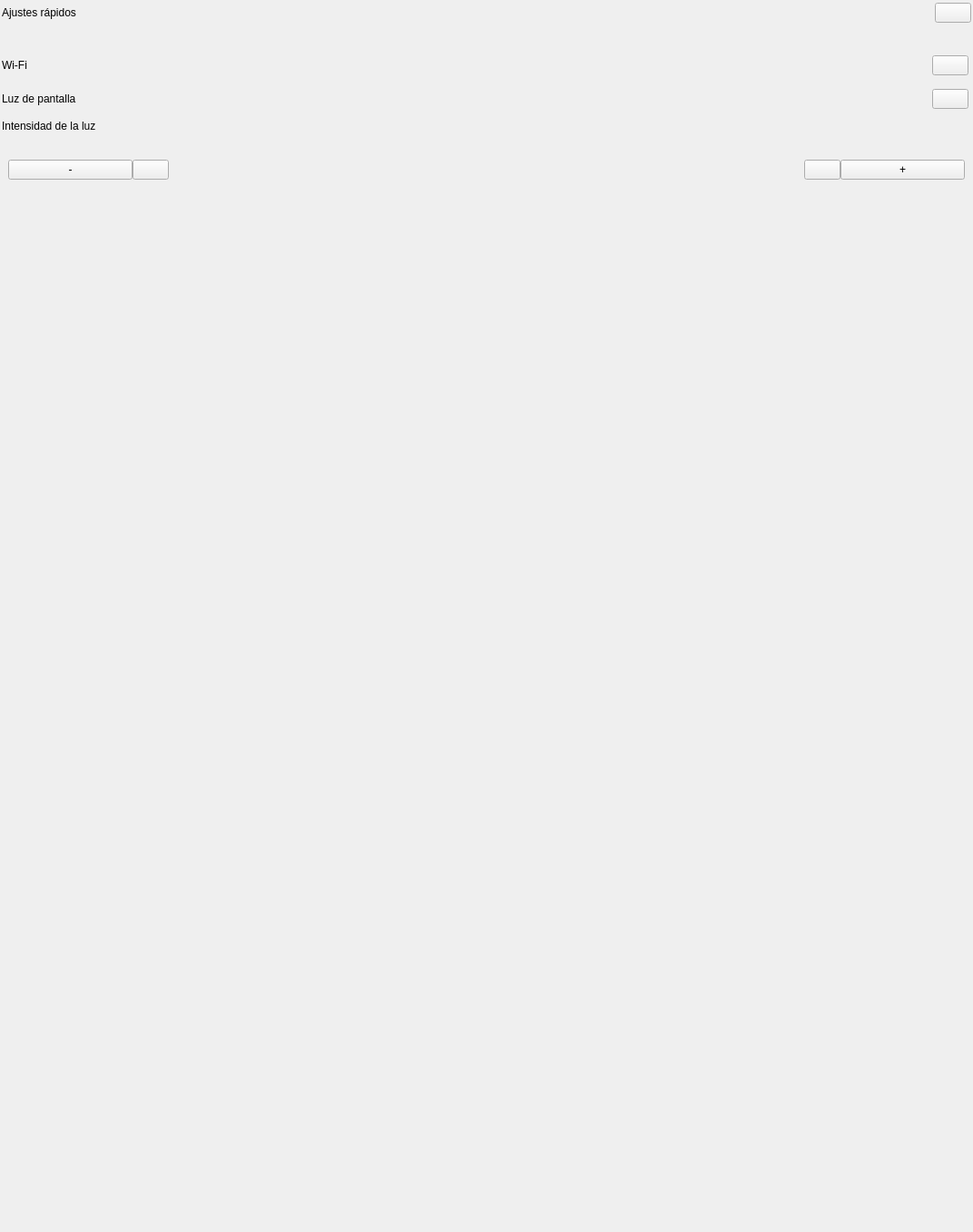
<?xml version="1.0" encoding="UTF-8"?>
<ui version="4.0">
 <class>SettingsQuickSettingsPopup</class>
 <widget class="QWidget" name="SettingsQuickSettingsPopup">
  <property name="geometry">
   <rect>
    <x>0</x>
    <y>0</y>
    <width>1072</width>
    <height>1358</height>
   </rect>
  </property>
  <property name="sizePolicy">
   <sizepolicy hsizetype="Preferred" vsizetype="Preferred">
    <horstretch>0</horstretch>
    <verstretch>0</verstretch>
   </sizepolicy>
  </property>
  <property name="minimumSize">
   <size>
    <width>0</width>
    <height>0</height>
   </size>
  </property>
  <property name="maximumSize">
   <size>
    <width>1072</width>
    <height>1358</height>
   </size>
  </property>
  <property name="focusPolicy">
   <enum>Qt::StrongFocus</enum>
  </property>
  <property name="windowTitle">
   <string>Form</string>
  </property>
  <property name="styleSheet">
   <string notr="true" />
  </property>
  <layout class="QHBoxLayout" name="horizontalLayout_2">
   <property name="margin">
    <number>0</number>
   </property>
   <item>
    <widget class="QWidget" name="QuickSettingsCont" native="true">
     <property name="sizePolicy">
      <sizepolicy hsizetype="Preferred" vsizetype="Preferred">
       <horstretch>0</horstretch>
       <verstretch>0</verstretch>
      </sizepolicy>
     </property>
     <property name="styleSheet">
      <string notr="true" />
     </property>
     <layout class="QVBoxLayout" name="verticalLayout">
      <property name="spacing">
       <number>0</number>
      </property>
      <property name="leftMargin">
       <number>2</number>
      </property>
      <property name="topMargin">
       <number>0</number>
      </property>
      <property name="rightMargin">
       <number>2</number>
      </property>
      <property name="bottomMargin">
       <number>0</number>
      </property>
      <item>
       <widget class="QWidget" name="headerPopupCont" native="true">
        <layout class="QHBoxLayout" name="headerPopup">
         <property name="spacing">
          <number>0</number>
         </property>
         <property name="margin">
          <number>0</number>
         </property>
         <item>
          <widget class="QLabel" name="titlePopupLbl">
           <property name="text">
            <string>Ajustes r&#225;pidos</string>
           </property>
          </widget>
         </item>
         <item>
          <spacer name="horizontalSpacer">
           <property name="orientation">
            <enum>Qt::Horizontal</enum>
           </property>
           <property name="sizeHint" stdset="0">
            <size>
             <width>57</width>
             <height>28</height>
            </size>
           </property>
          </spacer>
         </item>
         <item>
          <widget class="SilentQPushButton" name="closePopupBtn">
           <property name="focusPolicy">
            <enum>Qt::NoFocus</enum>
           </property>
           <property name="text">
            <string />
           </property>
          </widget>
         </item>
        </layout>
       </widget>
      </item>
      <item>
       <layout class="QHBoxLayout" name="horizontalLayout">
        <item>
         <widget class="QWidget" name="contentPopup" native="true">
          <property name="styleSheet">
           <string notr="true" />
          </property>
          <layout class="QVBoxLayout" name="verticalLayout_2">
           <property name="spacing">
            <number>0</number>
           </property>
           <property name="leftMargin">
            <number>0</number>
           </property>
           <property name="topMargin">
            <number>20</number>
           </property>
           <property name="rightMargin">
            <number>0</number>
           </property>
           <property name="bottomMargin">
            <number>0</number>
           </property>
           <item>
            <widget class="QWidget" name="wifiCont" native="true">
             <property name="styleSheet">
              <string notr="true" />
             </property>
             <layout class="QHBoxLayout" name="wifiCont1">
              <property name="spacing">
               <number>0</number>
              </property>
              <property name="leftMargin">
               <number>0</number>
              </property>
              <property name="topMargin">
               <number>10</number>
              </property>
              <property name="rightMargin">
               <number>0</number>
              </property>
              <property name="bottomMargin">
               <number>0</number>
              </property>
              <item>
               <widget class="QLabel" name="wifiLbl">
                <property name="text">
                 <string>Wi-Fi</string>
                </property>
               </widget>
              </item>
              <item>
               <spacer name="horizontalSpacer_2">
                <property name="orientation">
                 <enum>Qt::Horizontal</enum>
                </property>
                <property name="sizeHint" stdset="0">
                 <size>
                  <width>57</width>
                  <height>28</height>
                 </size>
                </property>
               </spacer>
              </item>
              <item>
               <widget class="SwipeableQPushButton" name="wifiStatusBtn">
                <property name="focusPolicy">
                 <enum>Qt::NoFocus</enum>
                </property>
                <property name="text">
                 <string />
                </property>
               </widget>
              </item>
              <item>
               <spacer name="horizontalSpacer_6">
                <property name="orientation">
                 <enum>Qt::Horizontal</enum>
                </property>
                <property name="sizeType">
                 <enum>QSizePolicy::Fixed</enum>
                </property>
                <property name="sizeHint" stdset="0">
                 <size>
                  <width>3</width>
                  <height>28</height>
                 </size>
                </property>
               </spacer>
              </item>
             </layout>
            </widget>
           </item>
           <item>
            <widget class="QWidget" name="screenLightCont" native="true">
             <layout class="QHBoxLayout" name="screenLightCont2">
              <property name="leftMargin">
               <number>0</number>
              </property>
              <property name="rightMargin">
               <number>0</number>
              </property>
              <item>
               <widget class="QLabel" name="screenLightLbl">
                <property name="text">
                 <string>Luz de pantalla</string>
                </property>
               </widget>
              </item>
              <item>
               <spacer name="horizontalSpacer_3">
                <property name="orientation">
                 <enum>Qt::Horizontal</enum>
                </property>
                <property name="sizeHint" stdset="0">
                 <size>
                  <width>57</width>
                  <height>28</height>
                 </size>
                </property>
               </spacer>
              </item>
              <item>
               <widget class="SwipeableQPushButton" name="screenLightStatusBtn">
                <property name="focusPolicy">
                 <enum>Qt::NoFocus</enum>
                </property>
                <property name="text">
                 <string />
                </property>
               </widget>
              </item>
              <item>
               <spacer name="horizontalSpacer_7">
                <property name="orientation">
                 <enum>Qt::Horizontal</enum>
                </property>
                <property name="sizeType">
                 <enum>QSizePolicy::Fixed</enum>
                </property>
                <property name="sizeHint" stdset="0">
                 <size>
                  <width>3</width>
                  <height>28</height>
                 </size>
                </property>
               </spacer>
              </item>
             </layout>
            </widget>
           </item>
           <item>
            <widget class="QLabel" name="brightnessLbl">
             <property name="text">
              <string>Intensidad de la luz</string>
             </property>
            </widget>
           </item>
           <item>
            <widget class="QWidget" name="brightnessCont" native="true">
             <layout class="QHBoxLayout" name="brightnessCont3">
              <property name="spacing">
               <number>0</number>
              </property>
              <property name="leftMargin">
               <number>0</number>
              </property>
              <property name="rightMargin">
               <number>0</number>
              </property>
              <property name="bottomMargin">
               <number>5</number>
              </property>
              <item>
               <spacer name="horizontalSpacer_4">
                <property name="orientation">
                 <enum>Qt::Horizontal</enum>
                </property>
                <property name="sizeType">
                 <enum>QSizePolicy::Fixed</enum>
                </property>
                <property name="sizeHint" stdset="0">
                 <size>
                  <width>7</width>
                  <height>28</height>
                 </size>
                </property>
               </spacer>
              </item>
              <item>
               <widget class="LongPressedQPushButton" name="brightnessRestBtn">
                <property name="focusPolicy">
                 <enum>Qt::NoFocus</enum>
                </property>
                <property name="text">
                 <string>-</string>
                </property>
               </widget>
              </item>
              <item>
               <widget class="LongPressedQPushButton" name="brightnessMinBtn">
                <property name="sizePolicy">
                 <sizepolicy hsizetype="Fixed" vsizetype="Fixed">
                  <horstretch>0</horstretch>
                  <verstretch>0</verstretch>
                 </sizepolicy>
                </property>
                <property name="focusPolicy">
                 <enum>Qt::NoFocus</enum>
                </property>
                <property name="text">
                 <string />
                </property>
               </widget>
              </item>
              <item>
               <widget class="BrightnessSlider" name="intensityLightCont" native="true">
                <property name="sizePolicy">
                 <sizepolicy hsizetype="Fixed" vsizetype="Fixed">
                  <horstretch>0</horstretch>
                  <verstretch>0</verstretch>
                 </sizepolicy>
                </property>
                <layout class="QHBoxLayout" name="horizontalLayout_3">
                 <property name="spacing">
                  <number>0</number>
                 </property>
                 <property name="margin">
                  <number>0</number>
                 </property>
                 <item>
                  <widget class="BrightnessSliderItem" name="intensityLight00" native="true">
                   <property name="sizePolicy">
                    <sizepolicy hsizetype="Fixed" vsizetype="Fixed">
                     <horstretch>0</horstretch>
                     <verstretch>0</verstretch>
                    </sizepolicy>
                   </property>
                   <layout class="QHBoxLayout" name="horizontalLayout_4">
                    <property name="spacing">
                     <number>0</number>
                    </property>
                    <property name="margin">
                     <number>0</number>
                    </property>
                    <item>
                     <spacer name="lightSpacer00">
                      <property name="orientation">
                       <enum>Qt::Horizontal</enum>
                      </property>
                      <property name="sizeHint" stdset="0">
                       <size>
                        <width>28</width>
                        <height>64</height>
                       </size>
                      </property>
                     </spacer>
                    </item>
                   </layout>
                  </widget>
                 </item>
                 <item>
                  <widget class="BrightnessSliderItem" name="intensityLight01" native="true">
                   <property name="sizePolicy">
                    <sizepolicy hsizetype="Fixed" vsizetype="Fixed">
                     <horstretch>0</horstretch>
                     <verstretch>0</verstretch>
                    </sizepolicy>
                   </property>
                   <layout class="QHBoxLayout" name="horizontalLayout_5">
                    <property name="spacing">
                     <number>0</number>
                    </property>
                    <property name="margin">
                     <number>0</number>
                    </property>
                    <item>
                     <spacer name="lightSpacer01">
                      <property name="orientation">
                       <enum>Qt::Horizontal</enum>
                      </property>
                      <property name="sizeHint" stdset="0">
                       <size>
                        <width>28</width>
                        <height>64</height>
                       </size>
                      </property>
                     </spacer>
                    </item>
                   </layout>
                  </widget>
                 </item>
                 <item>
                  <widget class="BrightnessSliderItem" name="intensityLight02" native="true">
                   <property name="sizePolicy">
                    <sizepolicy hsizetype="Fixed" vsizetype="Fixed">
                     <horstretch>0</horstretch>
                     <verstretch>0</verstretch>
                    </sizepolicy>
                   </property>
                   <layout class="QHBoxLayout" name="horizontalLayout_6">
                    <property name="spacing">
                     <number>0</number>
                    </property>
                    <property name="margin">
                     <number>0</number>
                    </property>
                    <item>
                     <spacer name="lightSpacer02">
                      <property name="orientation">
                       <enum>Qt::Horizontal</enum>
                      </property>
                      <property name="sizeHint" stdset="0">
                       <size>
                        <width>28</width>
                        <height>64</height>
                       </size>
                      </property>
                     </spacer>
                    </item>
                   </layout>
                  </widget>
                 </item>
                 <item>
                  <widget class="BrightnessSliderItem" name="intensityLight03" native="true">
                   <property name="sizePolicy">
                    <sizepolicy hsizetype="Fixed" vsizetype="Fixed">
                     <horstretch>0</horstretch>
                     <verstretch>0</verstretch>
                    </sizepolicy>
                   </property>
                   <layout class="QHBoxLayout" name="horizontalLayout_8">
                    <property name="spacing">
                     <number>0</number>
                    </property>
                    <property name="margin">
                     <number>0</number>
                    </property>
                    <item>
                     <spacer name="lightSpacer03">
                      <property name="orientation">
                       <enum>Qt::Horizontal</enum>
                      </property>
                      <property name="sizeHint" stdset="0">
                       <size>
                        <width>28</width>
                        <height>64</height>
                       </size>
                      </property>
                     </spacer>
                    </item>
                   </layout>
                  </widget>
                 </item>
                 <item>
                  <widget class="BrightnessSliderItem" name="intensityLight04" native="true">
                   <property name="sizePolicy">
                    <sizepolicy hsizetype="Fixed" vsizetype="Fixed">
                     <horstretch>0</horstretch>
                     <verstretch>0</verstretch>
                    </sizepolicy>
                   </property>
                   <layout class="QHBoxLayout" name="horizontalLayout_9">
                    <property name="spacing">
                     <number>0</number>
                    </property>
                    <property name="margin">
                     <number>0</number>
                    </property>
                    <item>
                     <spacer name="lightSpacer04">
                      <property name="orientation">
                       <enum>Qt::Horizontal</enum>
                      </property>
                      <property name="sizeHint" stdset="0">
                       <size>
                        <width>28</width>
                        <height>64</height>
                       </size>
                      </property>
                     </spacer>
                    </item>
                   </layout>
                  </widget>
                 </item>
                 <item>
                  <widget class="BrightnessSliderItem" name="intensityLight05" native="true">
                   <property name="sizePolicy">
                    <sizepolicy hsizetype="Fixed" vsizetype="Fixed">
                     <horstretch>0</horstretch>
                     <verstretch>0</verstretch>
                    </sizepolicy>
                   </property>
                   <layout class="QHBoxLayout" name="horizontalLayout_7">
                    <property name="spacing">
                     <number>0</number>
                    </property>
                    <property name="margin">
                     <number>0</number>
                    </property>
                    <item>
                     <spacer name="lightSpacer05">
                      <property name="orientation">
                       <enum>Qt::Horizontal</enum>
                      </property>
                      <property name="sizeHint" stdset="0">
                       <size>
                        <width>28</width>
                        <height>64</height>
                       </size>
                      </property>
                     </spacer>
                    </item>
                   </layout>
                  </widget>
                 </item>
                 <item>
                  <widget class="BrightnessSliderItem" name="intensityLight06" native="true">
                   <property name="sizePolicy">
                    <sizepolicy hsizetype="Fixed" vsizetype="Fixed">
                     <horstretch>0</horstretch>
                     <verstretch>0</verstretch>
                    </sizepolicy>
                   </property>
                   <layout class="QHBoxLayout" name="horizontalLayout_10">
                    <property name="spacing">
                     <number>0</number>
                    </property>
                    <property name="margin">
                     <number>0</number>
                    </property>
                    <item>
                     <spacer name="lightSpacer06">
                      <property name="orientation">
                       <enum>Qt::Horizontal</enum>
                      </property>
                      <property name="sizeHint" stdset="0">
                       <size>
                        <width>28</width>
                        <height>64</height>
                       </size>
                      </property>
                     </spacer>
                    </item>
                   </layout>
                  </widget>
                 </item>
                 <item>
                  <widget class="BrightnessSliderItem" name="intensityLight07" native="true">
                   <property name="sizePolicy">
                    <sizepolicy hsizetype="Fixed" vsizetype="Fixed">
                     <horstretch>0</horstretch>
                     <verstretch>0</verstretch>
                    </sizepolicy>
                   </property>
                   <layout class="QHBoxLayout" name="horizontalLayout_11">
                    <property name="spacing">
                     <number>0</number>
                    </property>
                    <property name="margin">
                     <number>0</number>
                    </property>
                    <item>
                     <spacer name="lightSpacer07">
                      <property name="orientation">
                       <enum>Qt::Horizontal</enum>
                      </property>
                      <property name="sizeHint" stdset="0">
                       <size>
                        <width>28</width>
                        <height>64</height>
                       </size>
                      </property>
                     </spacer>
                    </item>
                   </layout>
                  </widget>
                 </item>
                 <item>
                  <widget class="BrightnessSliderItem" name="intensityLight08" native="true">
                   <property name="sizePolicy">
                    <sizepolicy hsizetype="Fixed" vsizetype="Fixed">
                     <horstretch>0</horstretch>
                     <verstretch>0</verstretch>
                    </sizepolicy>
                   </property>
                   <layout class="QHBoxLayout" name="horizontalLayout_12">
                    <property name="spacing">
                     <number>0</number>
                    </property>
                    <property name="margin">
                     <number>0</number>
                    </property>
                    <item>
                     <spacer name="lightSpacer08">
                      <property name="orientation">
                       <enum>Qt::Horizontal</enum>
                      </property>
                      <property name="sizeHint" stdset="0">
                       <size>
                        <width>28</width>
                        <height>64</height>
                       </size>
                      </property>
                     </spacer>
                    </item>
                   </layout>
                  </widget>
                 </item>
                 <item>
                  <widget class="BrightnessSliderItem" name="intensityLight09" native="true">
                   <property name="sizePolicy">
                    <sizepolicy hsizetype="Fixed" vsizetype="Fixed">
                     <horstretch>0</horstretch>
                     <verstretch>0</verstretch>
                    </sizepolicy>
                   </property>
                   <layout class="QHBoxLayout" name="horizontalLayout_13">
                    <property name="spacing">
                     <number>0</number>
                    </property>
                    <property name="margin">
                     <number>0</number>
                    </property>
                    <item>
                     <spacer name="lightSpacer09">
                      <property name="orientation">
                       <enum>Qt::Horizontal</enum>
                      </property>
                      <property name="sizeHint" stdset="0">
                       <size>
                        <width>28</width>
                        <height>64</height>
                       </size>
                      </property>
                     </spacer>
                    </item>
                   </layout>
                  </widget>
                 </item>
                 <item>
                  <widget class="BrightnessSliderItem" name="intensityLight10" native="true">
                   <property name="sizePolicy">
                    <sizepolicy hsizetype="Fixed" vsizetype="Fixed">
                     <horstretch>0</horstretch>
                     <verstretch>0</verstretch>
                    </sizepolicy>
                   </property>
                   <layout class="QHBoxLayout" name="horizontalLayout_14">
                    <property name="spacing">
                     <number>0</number>
                    </property>
                    <property name="margin">
                     <number>0</number>
                    </property>
                    <item>
                     <spacer name="lightSpacer10">
                      <property name="orientation">
                       <enum>Qt::Horizontal</enum>
                      </property>
                      <property name="sizeHint" stdset="0">
                       <size>
                        <width>28</width>
                        <height>64</height>
                       </size>
                      </property>
                     </spacer>
                    </item>
                   </layout>
                  </widget>
                 </item>
                 <item>
                  <widget class="BrightnessSliderItem" name="intensityLight11" native="true">
                   <property name="sizePolicy">
                    <sizepolicy hsizetype="Fixed" vsizetype="Fixed">
                     <horstretch>0</horstretch>
                     <verstretch>0</verstretch>
                    </sizepolicy>
                   </property>
                   <layout class="QHBoxLayout" name="horizontalLayout_15">
                    <property name="spacing">
                     <number>0</number>
                    </property>
                    <property name="margin">
                     <number>0</number>
                    </property>
                    <item>
                     <spacer name="lightSpacer11">
                      <property name="orientation">
                       <enum>Qt::Horizontal</enum>
                      </property>
                      <property name="sizeHint" stdset="0">
                       <size>
                        <width>28</width>
                        <height>64</height>
                       </size>
                      </property>
                     </spacer>
                    </item>
                   </layout>
                  </widget>
                 </item>
                 <item>
                  <widget class="BrightnessSliderItem" name="intensityLight12" native="true">
                   <property name="sizePolicy">
                    <sizepolicy hsizetype="Fixed" vsizetype="Fixed">
                     <horstretch>0</horstretch>
                     <verstretch>0</verstretch>
                    </sizepolicy>
                   </property>
                   <layout class="QHBoxLayout" name="horizontalLayout_16">
                    <property name="spacing">
                     <number>0</number>
                    </property>
                    <property name="margin">
                     <number>0</number>
                    </property>
                    <item>
                     <spacer name="lightSpacer12">
                      <property name="orientation">
                       <enum>Qt::Horizontal</enum>
                      </property>
                      <property name="sizeHint" stdset="0">
                       <size>
                        <width>28</width>
                        <height>64</height>
                       </size>
                      </property>
                     </spacer>
                    </item>
                   </layout>
                  </widget>
                 </item>
                 <item>
                  <widget class="BrightnessSliderItem" name="intensityLight13" native="true">
                   <property name="sizePolicy">
                    <sizepolicy hsizetype="Fixed" vsizetype="Fixed">
                     <horstretch>0</horstretch>
                     <verstretch>0</verstretch>
                    </sizepolicy>
                   </property>
                   <layout class="QHBoxLayout" name="horizontalLayout_17">
                    <property name="spacing">
                     <number>0</number>
                    </property>
                    <property name="margin">
                     <number>0</number>
                    </property>
                    <item>
                     <spacer name="lightSpacer13">
                      <property name="orientation">
                       <enum>Qt::Horizontal</enum>
                      </property>
                      <property name="sizeHint" stdset="0">
                       <size>
                        <width>28</width>
                        <height>64</height>
                       </size>
                      </property>
                     </spacer>
                    </item>
                   </layout>
                  </widget>
                 </item>
                 <item>
                  <widget class="BrightnessSliderItem" name="intensityLight14" native="true">
                   <property name="sizePolicy">
                    <sizepolicy hsizetype="Fixed" vsizetype="Fixed">
                     <horstretch>0</horstretch>
                     <verstretch>0</verstretch>
                    </sizepolicy>
                   </property>
                   <layout class="QHBoxLayout" name="horizontalLayout_18">
                    <property name="spacing">
                     <number>0</number>
                    </property>
                    <property name="margin">
                     <number>0</number>
                    </property>
                    <item>
                     <spacer name="lightSpacer14">
                      <property name="orientation">
                       <enum>Qt::Horizontal</enum>
                      </property>
                      <property name="sizeHint" stdset="0">
                       <size>
                        <width>28</width>
                        <height>64</height>
                       </size>
                      </property>
                     </spacer>
                    </item>
                   </layout>
                  </widget>
                 </item>
                 <item>
                  <widget class="BrightnessSliderItem" name="intensityLight15" native="true">
                   <property name="sizePolicy">
                    <sizepolicy hsizetype="Fixed" vsizetype="Fixed">
                     <horstretch>0</horstretch>
                     <verstretch>0</verstretch>
                    </sizepolicy>
                   </property>
                   <layout class="QHBoxLayout" name="horizontalLayout_19">
                    <property name="spacing">
                     <number>0</number>
                    </property>
                    <property name="margin">
                     <number>0</number>
                    </property>
                    <item>
                     <spacer name="lightSpacer15">
                      <property name="orientation">
                       <enum>Qt::Horizontal</enum>
                      </property>
                      <property name="sizeHint" stdset="0">
                       <size>
                        <width>28</width>
                        <height>64</height>
                       </size>
                      </property>
                     </spacer>
                    </item>
                   </layout>
                  </widget>
                 </item>
                 <item>
                  <widget class="BrightnessSliderItem" name="intensityLight16" native="true">
                   <property name="sizePolicy">
                    <sizepolicy hsizetype="Fixed" vsizetype="Fixed">
                     <horstretch>0</horstretch>
                     <verstretch>0</verstretch>
                    </sizepolicy>
                   </property>
                   <layout class="QHBoxLayout" name="horizontalLayout_20">
                    <property name="spacing">
                     <number>0</number>
                    </property>
                    <property name="margin">
                     <number>0</number>
                    </property>
                    <item>
                     <spacer name="lightSpacer16">
                      <property name="orientation">
                       <enum>Qt::Horizontal</enum>
                      </property>
                      <property name="sizeHint" stdset="0">
                       <size>
                        <width>28</width>
                        <height>64</height>
                       </size>
                      </property>
                     </spacer>
                    </item>
                   </layout>
                  </widget>
                 </item>
                 <item>
                  <widget class="BrightnessSliderItem" name="intensityLight17" native="true">
                   <property name="sizePolicy">
                    <sizepolicy hsizetype="Fixed" vsizetype="Fixed">
                     <horstretch>0</horstretch>
                     <verstretch>0</verstretch>
                    </sizepolicy>
                   </property>
                   <layout class="QHBoxLayout" name="horizontalLayout_21">
                    <property name="spacing">
                     <number>0</number>
                    </property>
                    <property name="margin">
                     <number>0</number>
                    </property>
                    <item>
                     <spacer name="lightSpacer17">
                      <property name="orientation">
                       <enum>Qt::Horizontal</enum>
                      </property>
                      <property name="sizeHint" stdset="0">
                       <size>
                        <width>28</width>
                        <height>64</height>
                       </size>
                      </property>
                     </spacer>
                    </item>
                   </layout>
                  </widget>
                 </item>
                 <item>
                  <widget class="BrightnessSliderItem" name="intensityLight18" native="true">
                   <property name="sizePolicy">
                    <sizepolicy hsizetype="Fixed" vsizetype="Fixed">
                     <horstretch>0</horstretch>
                     <verstretch>0</verstretch>
                    </sizepolicy>
                   </property>
                   <layout class="QHBoxLayout" name="horizontalLayout_22">
                    <property name="spacing">
                     <number>0</number>
                    </property>
                    <property name="margin">
                     <number>0</number>
                    </property>
                    <item>
                     <spacer name="lightSpacer18">
                      <property name="orientation">
                       <enum>Qt::Horizontal</enum>
                      </property>
                      <property name="sizeHint" stdset="0">
                       <size>
                        <width>28</width>
                        <height>64</height>
                       </size>
                      </property>
                     </spacer>
                    </item>
                   </layout>
                  </widget>
                 </item>
                 <item>
                  <widget class="BrightnessSliderItem" name="intensityLight19" native="true">
                   <property name="sizePolicy">
                    <sizepolicy hsizetype="Fixed" vsizetype="Fixed">
                     <horstretch>0</horstretch>
                     <verstretch>0</verstretch>
                    </sizepolicy>
                   </property>
                   <layout class="QHBoxLayout" name="horizontalLayout_23">
                    <property name="spacing">
                     <number>0</number>
                    </property>
                    <property name="margin">
                     <number>0</number>
                    </property>
                    <item>
                     <spacer name="lightSpacer19">
                      <property name="orientation">
                       <enum>Qt::Horizontal</enum>
                      </property>
                      <property name="sizeHint" stdset="0">
                       <size>
                        <width>28</width>
                        <height>64</height>
                       </size>
                      </property>
                     </spacer>
                    </item>
                   </layout>
                  </widget>
                 </item>
                 <item>
                  <widget class="BrightnessSliderItem" name="intensityLight20" native="true">
                   <property name="sizePolicy">
                    <sizepolicy hsizetype="Fixed" vsizetype="Fixed">
                     <horstretch>0</horstretch>
                     <verstretch>0</verstretch>
                    </sizepolicy>
                   </property>
                   <layout class="QHBoxLayout" name="horizontalLayout_24">
                    <property name="spacing">
                     <number>0</number>
                    </property>
                    <property name="margin">
                     <number>0</number>
                    </property>
                    <item>
                     <spacer name="lightSpacer20">
                      <property name="orientation">
                       <enum>Qt::Horizontal</enum>
                      </property>
                      <property name="sizeHint" stdset="0">
                       <size>
                        <width>28</width>
                        <height>64</height>
                       </size>
                      </property>
                     </spacer>
                    </item>
                   </layout>
                  </widget>
                 </item>
                 <item>
                  <widget class="BrightnessSliderItem" name="intensityLight21" native="true">
                   <property name="sizePolicy">
                    <sizepolicy hsizetype="Fixed" vsizetype="Fixed">
                     <horstretch>0</horstretch>
                     <verstretch>0</verstretch>
                    </sizepolicy>
                   </property>
                   <layout class="QHBoxLayout" name="horizontalLayout_25">
                    <property name="spacing">
                     <number>0</number>
                    </property>
                    <property name="margin">
                     <number>0</number>
                    </property>
                    <item>
                     <spacer name="lightSpacer21">
                      <property name="orientation">
                       <enum>Qt::Horizontal</enum>
                      </property>
                      <property name="sizeHint" stdset="0">
                       <size>
                        <width>28</width>
                        <height>64</height>
                       </size>
                      </property>
                     </spacer>
                    </item>
                   </layout>
                  </widget>
                 </item>
                 <item>
                  <widget class="BrightnessSliderItem" name="intensityLight22" native="true">
                   <property name="sizePolicy">
                    <sizepolicy hsizetype="Fixed" vsizetype="Fixed">
                     <horstretch>0</horstretch>
                     <verstretch>0</verstretch>
                    </sizepolicy>
                   </property>
                   <layout class="QHBoxLayout" name="horizontalLayout_26">
                    <property name="spacing">
                     <number>0</number>
                    </property>
                    <property name="margin">
                     <number>0</number>
                    </property>
                    <item>
                     <spacer name="lightSpacer22">
                      <property name="orientation">
                       <enum>Qt::Horizontal</enum>
                      </property>
                      <property name="sizeHint" stdset="0">
                       <size>
                        <width>28</width>
                        <height>64</height>
                       </size>
                      </property>
                     </spacer>
                    </item>
                   </layout>
                  </widget>
                 </item>
                 <item>
                  <widget class="BrightnessSliderItem" name="intensityLight23" native="true">
                   <property name="sizePolicy">
                    <sizepolicy hsizetype="Fixed" vsizetype="Fixed">
                     <horstretch>0</horstretch>
                     <verstretch>0</verstretch>
                    </sizepolicy>
                   </property>
                   <layout class="QHBoxLayout" name="horizontalLayout_27">
                    <property name="spacing">
                     <number>0</number>
                    </property>
                    <property name="margin">
                     <number>0</number>
                    </property>
                    <item>
                     <spacer name="lightSpacer23">
                      <property name="orientation">
                       <enum>Qt::Horizontal</enum>
                      </property>
                      <property name="sizeHint" stdset="0">
                       <size>
                        <width>28</width>
                        <height>64</height>
                       </size>
                      </property>
                     </spacer>
                    </item>
                   </layout>
                  </widget>
                 </item>
                 <item>
                  <widget class="BrightnessSliderItem" name="intensityLight24" native="true">
                   <property name="sizePolicy">
                    <sizepolicy hsizetype="Fixed" vsizetype="Fixed">
                     <horstretch>0</horstretch>
                     <verstretch>0</verstretch>
                    </sizepolicy>
                   </property>
                   <layout class="QHBoxLayout" name="horizontalLayout_28">
                    <property name="spacing">
                     <number>0</number>
                    </property>
                    <property name="margin">
                     <number>0</number>
                    </property>
                    <item>
                     <spacer name="lightSpacer24">
                      <property name="orientation">
                       <enum>Qt::Horizontal</enum>
                      </property>
                      <property name="sizeHint" stdset="0">
                       <size>
                        <width>28</width>
                        <height>64</height>
                       </size>
                      </property>
                     </spacer>
                    </item>
                   </layout>
                  </widget>
                 </item>
                </layout>
               </widget>
              </item>
              <item>
               <widget class="LongPressedQPushButton" name="brightnessMaxBtn">
                <property name="sizePolicy">
                 <sizepolicy hsizetype="Fixed" vsizetype="Fixed">
                  <horstretch>0</horstretch>
                  <verstretch>0</verstretch>
                 </sizepolicy>
                </property>
                <property name="focusPolicy">
                 <enum>Qt::NoFocus</enum>
                </property>
                <property name="text">
                 <string />
                </property>
               </widget>
              </item>
              <item>
               <widget class="LongPressedQPushButton" name="brightnessSumBtn">
                <property name="focusPolicy">
                 <enum>Qt::NoFocus</enum>
                </property>
                <property name="text">
                 <string>+</string>
                </property>
               </widget>
              </item>
              <item>
               <spacer name="horizontalSpacer_5">
                <property name="orientation">
                 <enum>Qt::Horizontal</enum>
                </property>
                <property name="sizeType">
                 <enum>QSizePolicy::Fixed</enum>
                </property>
                <property name="sizeHint" stdset="0">
                 <size>
                  <width>7</width>
                  <height>28</height>
                 </size>
                </property>
               </spacer>
              </item>
             </layout>
            </widget>
           </item>
          </layout>
         </widget>
        </item>
       </layout>
      </item>
      <item>
       <spacer name="verticalSpacer">
        <property name="orientation">
         <enum>Qt::Vertical</enum>
        </property>
        <property name="sizeHint" stdset="0">
         <size>
          <width>28</width>
          <height>57</height>
         </size>
        </property>
       </spacer>
      </item>
     </layout>
    </widget>
   </item>
  </layout>
 </widget>
 <customwidgets>
  <customwidget>
   <class>SilentQPushButton</class>
   <extends>QPushButton</extends>
   <header>SilentQPushButton.h</header>
  </customwidget>
  <customwidget>
   <class>SwipeableQPushButton</class>
   <extends>QPushButton</extends>
   <header>SwipeableQPushButton.h</header>
  </customwidget>
  <customwidget>
   <class>BrightnessSliderItem</class>
   <extends>QWidget</extends>
   <header>BrightnessSliderItem.h</header>
   <container>1</container>
  </customwidget>
  <customwidget>
   <class>BrightnessSlider</class>
   <extends>QWidget</extends>
   <header>BrightnessSlider.h</header>
   <container>1</container>
  </customwidget>
  <customwidget>
   <class>LongPressedQPushButton</class>
   <extends>QPushButton</extends>
   <header>LongPressedQPushButton.h</header>
  </customwidget>
 </customwidgets>
 <resources />
 <connections />
</ui>
